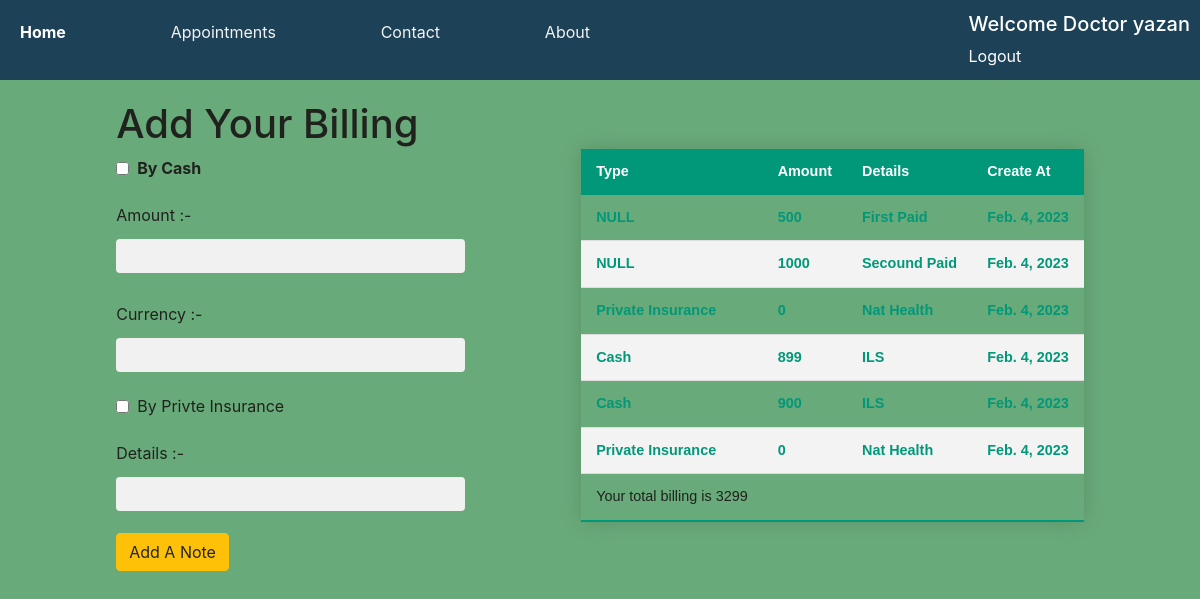
Page /billingHistory/2 (signed in) on the committed database.
### medicalSystemApp/models.py (models this page shows, shortened)
class billingHistory(models.Model):
    type=models.CharField(max_length=25,null=True,default='NULL')
    amount = models.IntegerField()
    description = models.CharField(max_length=45, null=True)
    createAt = models.DateField(auto_now_add=True, null=True)
    patientBillingHistory = models.ForeignKey(
        patient, related_name='patients_BillingHistory', on_delete=models.CASCADE)
    def check_if_exsists(id):
        if (billingHistory.objects.filter(patientBillingHistory=id).exists()):
            return True
        return False
    def get_all_billing(id):
        return billingHistory.objects.filter(patientBillingHistory=id)
    def sum_all_billing(id):
        return billingHistory.objects.values('patientBillingHistory').order_by('patientBillingHistory').annotate(total_price=Sum('amount')).filter(patientBillingHistory=id)[0]

### medicalSystemApp/views.py (the view)
# urls.py: path('billingHistory/<int:id>', views.billing_History, name='billingHistory'),
def billing_History(request, id):
    if not 'userid' in request.session:
        return redirect('/')
    if request.method == 'POST':
        type = int(request.POST.get('type', False))
        if type == 1:
            amount = int(request.POST['amount'])
            type='Cash'
            desc = request.POST['details']
            _id = patient.patient_by_id(id)
            billingHistory.add_billingHistory(type,amount, desc, _id)
        else:
            amount=0
            type='Private Insurance'
            desc=request.POST['details1']
            _id = patient.patient_by_id(id)
            billingHistory.add_billingHistory(type,amount, desc, _id)
        return redirect(f'/billingHistory/{id}')
    else:
        if (billingHistory.check_if_exsists(id)):
            context = {
                'id': id,
                'allBilling': billingHistory.get_all_billing(id),
                'Total2': billingHistory.sum_all_billing(id)
            }
        else:
            context = {
                'id': id,
                'allBilling': {}
            }
        return render(request, 'billingHistory.html', context=context)

### medicalSystemApp/templates/billingHistory.html (shortened to what this page needs)
<!DOCTYPE html>
<html lang="en">
<head>
    <link rel="stylesheet" href="https://cdn.jsdelivr.net/npm/bootstrap@4.0.0/dist/css/bootstrap.min.css">
    {% load static %}
    <link rel="stylesheet" href="{% static 'css/style.css' %}">
</head>
<body class="example">
    <div class="nav">
        <ul class="nav-links">
            <a class="active" href="{% url 'medicine:dashboard' %}">Home</a>
            <a href="#appointments">Appointments</a>
            <a href="#contact">Contact</a>
            <a href="#about">About</a>
        </ul>
        <div>
            <h5 >Welcome Doctor {{ request.session.username }}</h5>
            <div>
                <a style="color: white" href="{% url 'medicine:destroy' %}">Logout</a>
            </div>
        </div>
    </div>
    <div class="flex">
        <div>
            <h1 class=""> Add Your Billing</h1>
            <form action="{% url 'medicine:billingHistory' id %}" method="post">
                <div class="position-relative form-group form-inline">
                    <input type="checkbox" name="type" class="form-control form-control-sm mr-2 border-dark"
                        placeholder="First Name" value="1">
                    <label for="underTreatment" class="mr-1"><b>By Cash</b></label>
                </div>
                <div>
                    <label for="desc" class="col-form-label">Amount :-</label>
                    <input type="text" name="amount" id="desc" class="form-control">
                </div>
                <div>
                    <label for="desc" class="col-form-label">Currency :-</label>
                    <input type="text" name="details" id="desc" class="form-control">
                </div>
                <div class="position-relative form-group form-inline">
                    <input type="checkbox" name="type" class="form-control form-control-sm mr-2 border-dark"
                        placeholder="First Name" value="2">
                    <label for="underTreatment" class="mr-1">By Privte Insurance</label>
                </div>
                <div>
                    <label for="desc" class="col-form-label">Details :-</label>
                    <input type="text" name="details1" id="desc" class="form-control">
                </div>
                <button type="submit" class="btn btn-warning">Add A Note</button>
            </form>
        </div>
        <table class="styled-table">
            <thead>
                <tr>
                    <th>Type</th>
                    <th>Amount</th>
                    <th>Details</th>
                    <th>Create At</th>
                </tr>
            </thead>
            <tbody>
                {% for i in allBilling %}
                <tr class="active-row">
                    <td>{{ i.type }}</td>
                    <td>{{ i.amount }}</td>
                    <td>{{ i.description }}</td>
                    <td>{{ i.createAt }}</td>
                </tr>
                {% endfor %}
                <tr>
                    <td>
                        Your total billing is {{ Total2.total_price }}
                    </td>
                </tr>
            </tbody>
        </table>
    </div>
</body>
</html>

### medicalSystemApp/static/css/style.css (style rules this page uses)
:root { --blue: #007bff; --indigo: #6610f2; --purple: #6f42c1; --pink: #e83e8c; --red: #dc3545; --orange: #fd7e14; --yellow: #ffc107; --green: #69aa7a; --teal: #20c997; --cyan: #17a2b8; --white: #fff; --gray: #6c757d; --gray-dark: #343a40; --primary: #6995aa; --secondary: #1d4157; --success: #69aa7a; --info: #17a2b8; --warning: #ffc107; --danger: #db917d; --light: #f7f7f7; --dark: #343a40; --grey: #9b9b9b; --breakpoint-xs: 0; --breakpoint-sm: 576px; --breakpoint-md: 768px; --breakpoint-lg: 992px; --breakpoint-xl: 1200px; --font-family-sans-serif: Raleway, -apple-system, BlinkMacSystemFont, "Segoe UI", Roboto, "Helvetica Neue", Arial, sans-serif, "Apple Color Emoji", "Segoe UI Emoji", "Segoe UI Symbol", "Noto Color Emoji"; --font-family-monospace: SFMono-Regular, Menlo, Monaco, Consolas, "Liberation Mono", "Courier New", monospace; }
*, *::before, *::after { -webkit-box-sizing: border-box; box-sizing: border-box; }
html { font-family: sans-serif; line-height: 1.15; -webkit-text-size-adjust: 100%; -ms-text-size-adjust: 100%; -ms-overflow-style: scrollbar; -webkit-tap-highlight-color: rgba(0, 0, 0, 0); }
body { margin: 0; font-family: Raleway, -apple-system, BlinkMacSystemFont, "Segoe UI", Roboto, "Helvetica Neue", Arial, sans-serif, "Apple Color Emoji", "Segoe UI Emoji", "Segoe UI Symbol", "Noto Color Emoji"; font-size: 1rem; font-weight: 400; line-height: 1.5; color: #20221e; background-color: #fff; }
* { box-sizing: border-box }
input[type=text], input[type=password] { width: 100%; padding: 15px; margin: 5px 0 22px 0; display: inline-block; border: none; background: #f1f1f1; }
a { color: dodgerblue; }

### medicalSystemApp/templates/billingHistory.html (style rules this page uses)
.flex { display: flex; justify-content: space-evenly; align-items: center; }
.styled-table { border-collapse: collapse; margin: 25px 0; font-size: 0.9em; font-family: sans-serif; min-width: 400px; box-shadow: 0 0 20px rgba(0, 0, 0, 0.15); }
.styled-table thead tr { background-color: #009879; color: #ffffff; text-align: left; }
.styled-table th, .styled-table td { padding: 12px 15px; }
.styled-table tbody tr { border-bottom: 1px solid #dddddd; }
.styled-table tbody tr:nth-of-type(even) { background-color: #f3f3f3; }
.styled-table tbody tr:last-of-type { border-bottom: 2px solid #009879; }
.styled-table tbody tr.active-row { font-weight: bold; color: #009879; }
.example { background-color: #69aa7a; }
.flex-container, .nav-links, .nav { display: flex; justify-content: space-between; align-items: center; padding: 10px; }
.nav { height: 80px; background-color: #1d4157; color: #fff; margin-bottom: 20px; }
.nav-links { width: 50%; list-style-type: none; align-items: center; }
.nav-links a { color: #f3f3f3; text-decoration: none; }
.nav-links a.active { color: #fff; font-weight: bold; }
h5 { color: white; }
input[type=text], input[type=password], [type=email], [type=date] { width: 100%; padding: 5px; margin: 5px 0 22px 0; display: inline-block; border: none; background: #f1f1f1; }

### rows in the picture
billingHistory: type "NULL", amount "500", description "First Paid", createAt "Feb. 4, 2023"
billingHistory: type "NULL", amount "1000", description "Secound Paid", createAt "Feb. 4, 2023"
billingHistory: type "Private Insurance", amount "0", description "Nat Health", createAt "Feb. 4, 2023"
billingHistory: type "Cash", amount "899", description "ILS", createAt "Feb. 4, 2023"
billingHistory: type "Cash", amount "900", description "ILS", createAt "Feb. 4, 2023"
billingHistory: type "Private Insurance", amount "0", description "Nat Health", createAt "Feb. 4, 2023"

### other values in the picture
{{ request.session.username }} "yazan"
{{ Total2.total_price }} "3299"
